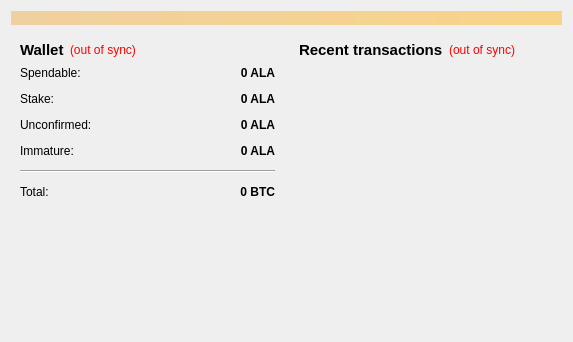
<?xml version="1.0" encoding="UTF-8"?>
<ui version="4.0">
 <class>OverviewPage</class>
 <widget class="QWidget" name="OverviewPage">
  <property name="geometry">
   <rect>
    <x>0</x>
    <y>0</y>
    <width>573</width>
    <height>342</height>
   </rect>
  </property>
  <property name="windowTitle">
   <string>Form</string>
  </property>
  <layout class="QVBoxLayout" name="topLayout">
   <item>
    <widget class="QLabel" name="labelAlerts">
     <property name="visible">
      <bool>false</bool>
     </property>
     <property name="styleSheet">
      <string notr="true">background-color: qlineargradient(x1: 0, y1: 0, x2: 1, y2: 0, stop:0 #F0D0A0, stop:1 #F8D488);  color:#000000
</string>
     </property>
     <property name="wordWrap">
      <bool>true</bool>
     </property>
     <property name="margin">
      <number>3</number>
     </property>
    </widget>
   </item>
   <item>
    <layout class="QHBoxLayout" name="horizontalLayout" stretch="1,1">
     <item>
      <layout class="QVBoxLayout" name="verticalLayout_2">
       <item>
        <widget class="QWidget" name="widget" native="true">
         <layout class="QVBoxLayout" name="verticalLayout_4">
          <item>
           <layout class="QHBoxLayout" name="horizontalLayout_4">
            <item>
             <widget class="QLabel" name="label_5">
              <property name="font">
               <font>
                <pointsize>11</pointsize>
                <weight>75</weight>
                <bold>true</bold>
               </font>
              </property>
              <property name="text">
               <string>Wallet</string>
              </property>
             </widget>
            </item>
            <item>
             <widget class="QLabel" name="labelWalletStatus">
              <property name="toolTip">
               <string>The displayed information may be out of date. Your wallet automatically synchronizes with the Alaris network after a connection is established, but this process has not completed yet.</string>
              </property>
              <property name="styleSheet">
               <string notr="true">QLabel { color: red; }</string>
              </property>
              <property name="text">
               <string notr="true">(out of sync)</string>
              </property>
              <property name="alignment">
               <set>Qt::AlignLeading|Qt::AlignLeft|Qt::AlignVCenter</set>
              </property>
             </widget>
            </item>
            <item>
             <spacer name="horizontalSpacer_2">
              <property name="orientation">
               <enum>Qt::Horizontal</enum>
              </property>
              <property name="sizeHint" stdset="0">
               <size>
                <width>40</width>
                <height>20</height>
               </size>
              </property>
             </spacer>
            </item>
           </layout>
          </item>
          <item>
           <layout class="QFormLayout" name="formLayout_2">
            <property name="fieldGrowthPolicy">
             <enum>QFormLayout::AllNonFixedFieldsGrow</enum>
            </property>
            <property name="horizontalSpacing">
             <number>12</number>
            </property>
            <property name="verticalSpacing">
             <number>12</number>
            </property>
            <item row="0" column="0">
             <widget class="QLabel" name="label">
              <property name="text">
               <string>Spendable:</string>
              </property>
             </widget>
            </item>
            <item row="0" column="1">
             <widget class="QLabel" name="labelBalance">
              <property name="font">
               <font>
                <weight>75</weight>
                <bold>true</bold>
               </font>
              </property>
              <property name="cursor">
               <cursorShape>IBeamCursor</cursorShape>
              </property>
              <property name="toolTip">
               <string>Your current spendable balance</string>
              </property>
              <property name="text">
               <string notr="true">0 ALA</string>
              </property>
              <property name="alignment">
               <set>Qt::AlignRight|Qt::AlignTrailing|Qt::AlignVCenter</set>
              </property>
              <property name="textInteractionFlags">
               <set>Qt::LinksAccessibleByMouse|Qt::TextSelectableByKeyboard|Qt::TextSelectableByMouse</set>
              </property>
             </widget>
            </item>
            <item row="1" column="0">
             <widget class="QLabel" name="label_6">
              <property name="text">
               <string>Stake:</string>
              </property>
             </widget>
            </item>
            <item row="1" column="1">
             <widget class="QLabel" name="labelStake">
              <property name="font">
               <font>
                <weight>75</weight>
                <bold>true</bold>
               </font>
              </property>
              <property name="cursor">
               <cursorShape>IBeamCursor</cursorShape>
              </property>
              <property name="toolTip">
               <string>Total of coins that was staked, and do not yet count toward the current balance</string>
              </property>
              <property name="text">
               <string notr="true">0 ALA</string>
              </property>
              <property name="alignment">
               <set>Qt::AlignRight|Qt::AlignTrailing|Qt::AlignVCenter</set>
              </property>
              <property name="textInteractionFlags">
               <set>Qt::LinksAccessibleByMouse|Qt::TextSelectableByKeyboard|Qt::TextSelectableByMouse</set>
              </property>
             </widget>
            </item>
            <item row="2" column="0">
             <widget class="QLabel" name="label_3">
              <property name="text">
               <string>Unconfirmed:</string>
              </property>
             </widget>
            </item>
            <item row="2" column="1">
             <widget class="QLabel" name="labelUnconfirmed">
              <property name="font">
               <font>
                <weight>75</weight>
                <bold>true</bold>
               </font>
              </property>
              <property name="cursor">
               <cursorShape>IBeamCursor</cursorShape>
              </property>
              <property name="toolTip">
               <string>Total of transactions that have yet to be confirmed, and do not yet count toward the current balance</string>
              </property>
              <property name="text">
               <string notr="true">0 ALA</string>
              </property>
              <property name="alignment">
               <set>Qt::AlignRight|Qt::AlignTrailing|Qt::AlignVCenter</set>
              </property>
              <property name="textInteractionFlags">
               <set>Qt::LinksAccessibleByMouse|Qt::TextSelectableByKeyboard|Qt::TextSelectableByMouse</set>
              </property>
             </widget>
            </item>
            <item row="3" column="0">
             <widget class="QLabel" name="labelImmatureText">
              <property name="text">
               <string>Immature:</string>
              </property>
             </widget>
            </item>
            <item row="3" column="1">
             <widget class="QLabel" name="labelImmature">
              <property name="font">
               <font>
                <weight>75</weight>
                <bold>true</bold>
               </font>
              </property>
              <property name="toolTip">
               <string>Mined balance that has not yet matured</string>
              </property>
              <property name="text">
               <string notr="true">0 ALA</string>
              </property>
              <property name="alignment">
               <set>Qt::AlignRight|Qt::AlignTrailing|Qt::AlignVCenter</set>
              </property>
              <property name="textInteractionFlags">
               <set>Qt::LinksAccessibleByMouse|Qt::TextSelectableByKeyboard|Qt::TextSelectableByMouse</set>
              </property>
             </widget>
            </item>
            <item row="4" column="0" colspan="2">
             <widget class="Line" name="line">
              <property name="orientation">
               <enum>Qt::Horizontal</enum>
              </property>
             </widget>
            </item>
            <item row="5" column="0">
             <widget class="QLabel" name="labelTotalText">
              <property name="text">
               <string>Total:</string>
              </property>
             </widget>
            </item>
            <item row="5" column="1">
             <widget class="QLabel" name="labelTotal">
              <property name="font">
               <font>
                <weight>75</weight>
                <bold>true</bold>
               </font>
              </property>
              <property name="cursor">
               <cursorShape>IBeamCursor</cursorShape>
              </property>
              <property name="toolTip">
               <string>Your current total balance</string>
              </property>
              <property name="text">
               <string notr="true">0 BTC</string>
              </property>
              <property name="alignment">
               <set>Qt::AlignRight|Qt::AlignTrailing|Qt::AlignVCenter</set>
              </property>
              <property name="textInteractionFlags">
               <set>Qt::LinksAccessibleByMouse|Qt::TextSelectableByKeyboard|Qt::TextSelectableByMouse</set>
              </property>
             </widget>
            </item>
           </layout>
          </item>
         </layout>
        </widget>
       </item>
       <item>
        <spacer name="verticalSpacer">
         <property name="orientation">
          <enum>Qt::Vertical</enum>
         </property>
         <property name="sizeHint" stdset="0">
          <size>
           <width>20</width>
           <height>40</height>
          </size>
         </property>
        </spacer>
       </item>
      </layout>
     </item>
     <item>
      <layout class="QVBoxLayout" name="verticalLayout_3">
       <item>
        <widget class="QWidget" name="widget_2" native="true">
         <layout class="QVBoxLayout" name="verticalLayout">
          <item>
           <layout class="QHBoxLayout" name="horizontalLayout_2">
            <item>
             <widget class="QLabel" name="label_4">
              <property name="font">
               <font>
                <pointsize>11</pointsize>
                <weight>75</weight>
                <bold>true</bold>
               </font>
              </property>
              <property name="text">
               <string>&lt;b&gt;Recent transactions&lt;/b&gt;</string>
              </property>
             </widget>
            </item>
            <item>
             <widget class="QLabel" name="labelTransactionsStatus">
              <property name="toolTip">
               <string>The displayed information may be out of date. Your wallet automatically synchronizes with the Alaris network after a connection is established, but this process has not completed yet.</string>
              </property>
              <property name="styleSheet">
               <string notr="true">QLabel { color: red; }</string>
              </property>
              <property name="text">
               <string notr="true">(out of sync)</string>
              </property>
              <property name="alignment">
               <set>Qt::AlignRight|Qt::AlignTrailing|Qt::AlignVCenter</set>
              </property>
             </widget>
            </item>
            <item>
             <spacer name="horizontalSpacer">
              <property name="orientation">
               <enum>Qt::Horizontal</enum>
              </property>
              <property name="sizeHint" stdset="0">
               <size>
                <width>40</width>
                <height>20</height>
               </size>
              </property>
             </spacer>
            </item>
           </layout>
          </item>
          <item>
           <widget class="QListView" name="listTransactions">
            <property name="styleSheet">
             <string notr="true">QListView { background: transparent; }</string>
            </property>
            <property name="frameShape">
             <enum>QFrame::NoFrame</enum>
            </property>
            <property name="verticalScrollBarPolicy">
             <enum>Qt::ScrollBarAlwaysOff</enum>
            </property>
            <property name="horizontalScrollBarPolicy">
             <enum>Qt::ScrollBarAlwaysOff</enum>
            </property>
            <property name="selectionMode">
             <enum>QAbstractItemView::NoSelection</enum>
            </property>
           </widget>
          </item>
         </layout>
        </widget>
       </item>
      </layout>
     </item>
    </layout>
   </item>
  </layout>
 </widget>
 <resources/>
 <connections/>
</ui>
